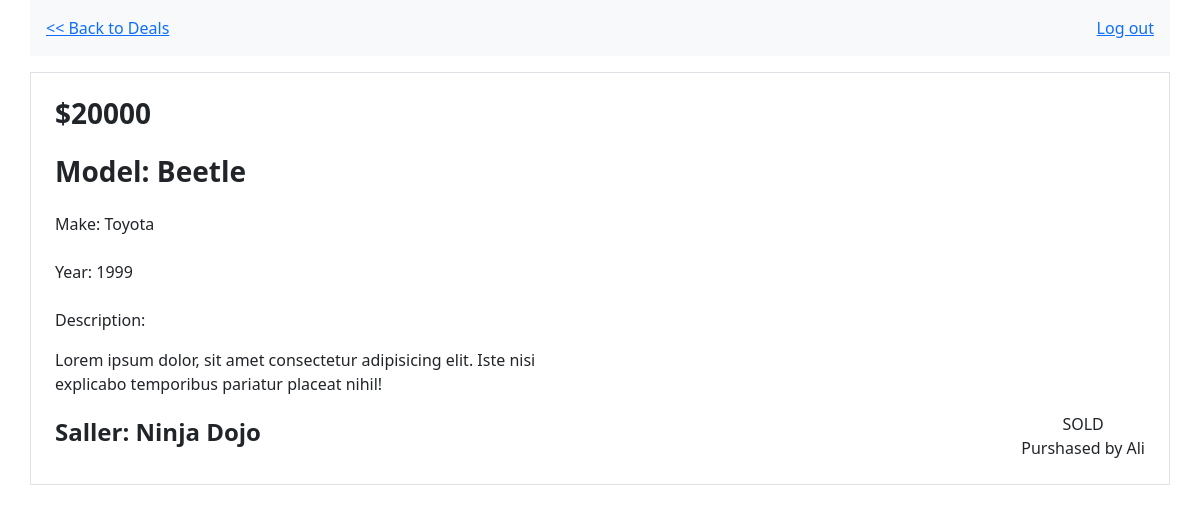
/cars/view/5/ (signed in), run on the app's committed database.
### vintage_cars_app/models.py (models this page shows, shortened)
class Car(models.Model):
    price = models.IntegerField()
    model = models.CharField(max_length=45)
    make = models.CharField(max_length=45)
    year = models.IntegerField()
    seller = models.ForeignKey(User, related_name="cars", on_delete=models.CASCADE)
    seller_contact = models.CharField(max_length=45)
    purchaser = models.ForeignKey(User, related_name="purchas_cars", null=True, on_delete=models.SET_NULL)
    description = models.TextField()
    status = models.BooleanField(default=False) #default is sold false
    created_at = models.DateTimeField(auto_now_add=True)
    updated_at = models.DateTimeField(auto_now=True)
    objects = CarManger()

class User(models.Model):
    first_name = models.CharField(max_length=45)
    last_name = models.CharField(max_length=45)
    email = models.EmailField(unique=True)
    password = models.CharField(max_length=512)
    created_at = models.DateTimeField(auto_now_add=True)
    updated_at = models.DateTimeField(auto_now=True)
    objects = UserManger()

### vintage_cars_app/views.py (the view)
# urls.py: path('cars/view/<int:car_id>/' , views.view_car, name='view'),
def view_car(request, car_id):
    if "user_id" not in request.session:
      return redirect('root')
    this_user = User.objects.get(id=request.session.get("user_id"))
    this_car = Car.objects.get(id=car_id)
    if this_user == this_car.seller :
        return redirect("cars")
    else:
      context = {
          "car": this_car
      }
      return render(request, "view.html", context)

### vintage_cars_app/templates/view.html (shortened to what this page needs)
<!DOCTYPE html>
<html lang="en">
<head>
    {% load bootstrap5 %}
    {% bootstrap_css %}
</head>
<body>
    <nav class="container navbar navbar-expand-lg navbar-light bg-light p-3 d-flex justify-content-between mb-2">
        <div class="d-flex align-items-center">
            <a href="{% url 'cars' %}"> << Back to Deals </a>
        </div>
        <div class="d-flex align-items-center gap-3">
            <a href="{% url 'logout' %}">Log out</a>
        </div>
    </nav>
    <div class="container border p-4 mt-3">
        <h3 class="mb-4 fw-bold">${{ car.price }} </h3>
        <h3 class="mb-4 fw-bold">Model: {{ car.model }} </h3>
        <p class="mb-4">Make: {{ car.make }}</p>
        <p class="mb-4">Year: {{ car.year }}</p>
        <div class="mb-2">
            <p> Description: </p>
            <p class="w-50"> {{ car.description }}</p>
       </div>
       <div class="d-flex justify-content-between align-items-center text-center">
          <h4 class="fw-bold">Saller: {{ car.seller.first_name }} {{ car.seller.last_name }} </h4>
          <div>
            {% if not car.purchaser %}
               <p class="m-0">Order for Purchase</p>
               <a href="{% url 'order' car.id %}" class="btn btn-primary">Order</a>
            {% else %}
              <p class="m-0"> SOLD</p>
              <p class="m-0"> Purshased by {{car.purchaser.firs_name}} {{car.purchaser.last_name}} </p>
            {% endif %}
          </div>
       </div>
    </div>
</body>
</html>

### data on the page
Car: price "20000", model "Beetle", make "Toyota", year "1999", description "Lorem ipsum dolor, sit amet consectetur adipisicing elit. Iste nisi explicabo temporibus pariatur placeat nihil!", seller.first_name "Ninja", seller.last_name "Dojo", purchaser.last_name "Ali"
